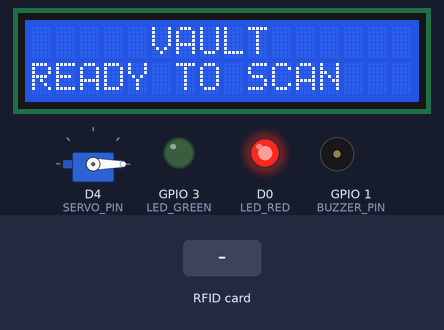
A program run on a simulated ESP8266 (NodeMCU). Parts: 16×2 character LCD, servo, output pins drawn as LEDs (lit = HIGH), buzzer (waves = sounding, pin HIGH). The test bench sets the inputs (shaded band).

Above: at 1.3 s.
1.4 s: RFID card 5E 7A 19 C4 held to the reader
At 1.9 s:
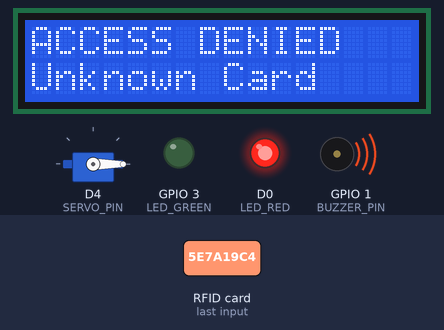
3.3 s: RFID card 73 DD 76 06 held to the reader
At 4.2 s:
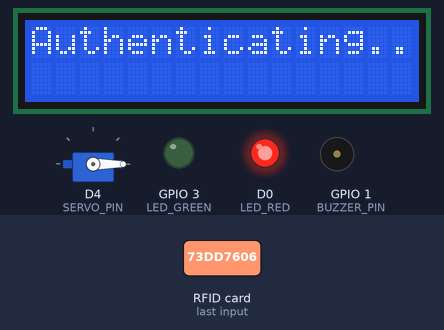
At 5.3 s:
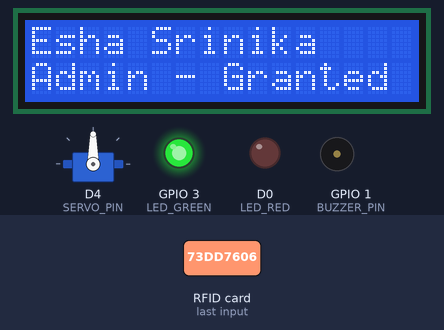
Timing chart, 0 to 10.9 s (numbered marks = the images above; inputs shaded):
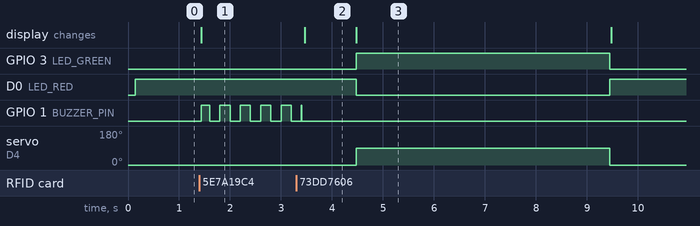

Measured:
- after the input at 1.4 s, GPIO 1 (BUZZER_PIN): alternates HIGH for 0.20 s and LOW for 0.20 s, starting at once; the display: changes at once (image 1)
- after the input at 3.3 s, GPIO 3 (LED_GREEN): LOW → HIGH after 1.2 s, → LOW 5.0 s later; D0 (LED_RED): HIGH → LOW after 1.2 s, → HIGH 5.0 s later; servo on D4 (SERVO_PIN): 0° → 90° after 1.2 s, → 0° 5.0 s later; the display: changes after 0.16 s (image 2)
- what the display in image 2 shows lasts 1.0 s, from 3.5 s to 4.5 s

The program:

main.cpp
```cpp
#include <Arduino.h>
#include "states.h"
#include "lcd_manager.h"
#include "servo_manager.h"
#include "rfid_manager.h"

// --- THE MASTER PIN MAP ---
constexpr uint8_t RFID_SS    = D8;
constexpr uint8_t RFID_RST   = D3;
constexpr uint8_t LCD_SCL    = D1;
constexpr uint8_t LCD_SDA    = D2;
constexpr uint8_t SERVO_PIN  = D4;
constexpr uint8_t LED_RED    = D0;
constexpr uint8_t LED_GREEN  = 3;  // RX Pin (GPIO3)
constexpr uint8_t BUZZER_PIN = 1;  // TX Pin (GPIO1)

// --- AUTHORIZED ADMIN CARD ---
const String ADMIN_CARD = "73DD7606"; // YOUR CARD!

LCDManager lcd(0x27, 16, 2);
ServoManager servo;
RFIDManager rfid(RFID_SS, RFID_RST);

SystemState currentState = SystemState::IDLE;
unsigned long stateStartTime = 0;
int failedAttempts = 0;

void setup() {
    // Serial is disabled to allow using RX/TX pins for hardware
    lcd.begin();
    servo.begin(SERVO_PIN);
    rfid.begin();

    pinMode(LED_GREEN, OUTPUT);
    pinMode(LED_RED, OUTPUT);
    pinMode(BUZZER_PIN, OUTPUT);

    // Initial State: Locked
    digitalWrite(LED_GREEN, LOW);
    digitalWrite(LED_RED, HIGH);
    lcd.displayWelcome();
}

void loop() {
    unsigned long currentMillis = millis();

    switch (currentState) {
        case SystemState::IDLE:
            digitalWrite(LED_RED, HIGH);
            digitalWrite(LED_GREEN, LOW);
            digitalWrite(BUZZER_PIN, LOW);

            if (rfid.isCardPresent()) {
                String scannedUID = rfid.getUID();

                if (scannedUID == ADMIN_CARD) {
                    currentState = SystemState::AUTHENTICATING;
                } else {
                    failedAttempts++;
                    currentState = SystemState::ACCESS_DENIED;
                }
                lcd.displayStatus(currentState);
                stateStartTime = currentMillis;
                rfid.halt();
            }
            break;

        case SystemState::AUTHENTICATING:
            if (currentMillis - stateStartTime >= 1000) {
                failedAttempts = 0;
                currentState = SystemState::ACCESS_GRANTED;
                lcd.displayUser("Esha Srinika", "Admin - Granted");

                digitalWrite(LED_RED, LOW);
                digitalWrite(LED_GREEN, HIGH);
                servo.unlock();
                stateStartTime = currentMillis;
            }
            break;

        case SystemState::ACCESS_GRANTED:
            if (currentMillis - stateStartTime >= 5000) { // Keep open for 5 seconds
                servo.lock();
                digitalWrite(LED_GREEN, LOW);
                digitalWrite(LED_RED, HIGH);
                currentState = SystemState::IDLE;
                lcd.displayWelcome();
            }
            break;

        case SystemState::ACCESS_DENIED:
            digitalWrite(BUZZER_PIN, (currentMillis / 200) % 2);
            if (currentMillis - stateStartTime >= 2000) {
                digitalWrite(BUZZER_PIN, LOW);
                if (failedAttempts >= 3) {
                    currentState = SystemState::LOCKED_OUT;
                    lcd.displayStatus(currentState);
                } else {
                    currentState = SystemState::IDLE;
                    lcd.displayWelcome();
                }
                stateStartTime = currentMillis;
            }
            break;

        case SystemState::LOCKED_OUT: {
            unsigned long elapsed = (currentMillis - stateStartTime) / 1000;
            int remaining = 30 - (int)elapsed;
            if (remaining > 0) {
                digitalWrite(LED_RED, (currentMillis / 250) % 2);
                digitalWrite(BUZZER_PIN, (currentMillis / 500) % 2);
                static int lastSec = -1;
                if (remaining != lastSec) {
                    lcd.displayLockout(remaining);
                    lastSec = remaining;
                }
            } else {
                digitalWrite(BUZZER_PIN, LOW);
                failedAttempts = 0;
                currentState = SystemState::IDLE;
                lcd.displayWelcome();
            }
            break;
        }
        default: break;
    }
}
```

input_manager.h
```cpp
#ifndef INPUT_MANAGER_H
#define INPUT_MANAGER_H
#include <Arduino.h>

class InputManager {
public:
    InputManager(uint8_t pin = 0);
    void begin();
    unsigned long isButtonPressed(); // Now returns duration in ms

private:
    uint8_t _pin;
    bool _lastReading;
    bool _confirmedState;
    unsigned long _lastDebounceTime;
    const unsigned long _debounceDelay = 50;
};
#endif
```

rfid_manager.h
```cpp
#ifndef RFID_MANAGER_H
#define RFID_MANAGER_H

#include <SPI.h>
#include <MFRC522.h>

class RFIDManager {
public:
    RFIDManager(uint8_t ssPin, uint8_t rstPin);
    void begin();
    bool isCardPresent();
    String getUID();
    void halt();

private:
    MFRC522 _mfrc522;
};

#endif
```

servo_manager.h
```cpp
#ifndef SERVO_MANAGER_H
#define SERVO_MANAGER_H

#include <Servo.h>

class ServoManager {
public:
    ServoManager();
    void begin(uint8_t pin); // Updated to accept pin
    void lock();
    void unlock();

private:
    Servo _servo;
    uint8_t _pin;
    const int LOCKED_POS = 0;
    const int UNLOCKED_POS = 90;
};

#endif
```

states.h
```cpp
#ifndef STATES_H
#define STATES_H

enum class SystemState {
    IDLE,
    CARD_DETECTED,
    AUTHENTICATING,
    ACCESS_GRANTED,
    DOOR_OPEN,
    ACCESS_DENIED,
    LOCKED_OUT
};

#endif
```

input_manager.cpp
```cpp
#include "input_manager.h"

InputManager::InputManager(uint8_t pin)
    : _pin(pin), _lastReading(HIGH), _confirmedState(HIGH), _lastDebounceTime(0) {}

void InputManager::begin() {
    pinMode(_pin, INPUT_PULLUP);
}

// Fixed return type to match the header file
unsigned long InputManager::isButtonPressed() {
    bool currentReading = digitalRead(_pin);
    static unsigned long pressStartTime = 0;
    unsigned long duration = 0;

    if (currentReading != _lastReading) {
        _lastDebounceTime = millis();
    }

    if ((millis() - _lastDebounceTime) > _debounceDelay) {
        if (currentReading != _confirmedState) {
            _confirmedState = currentReading;

            if (_confirmedState == LOW) {
                // Button just went DOWN
                pressStartTime = millis();
            } else {
                // Button just went UP
                duration = millis() - pressStartTime;
            }
        }
    }

    _lastReading = currentReading;
    return duration;
}
```

rfid_manager.cpp
```cpp
#include "rfid_manager.h"

RFIDManager::RFIDManager(uint8_t ssPin, uint8_t rstPin)
    : _mfrc522(ssPin, rstPin) {}

void RFIDManager::begin() {
    SPI.begin();
    _mfrc522.PCD_Init();
}

bool RFIDManager::isCardPresent() {
    // Look for new cards and select one
    if (!_mfrc522.PICC_IsNewCardPresent()) return false;
    if (!_mfrc522.PICC_ReadCardSerial()) return false;
    return true;
}

String RFIDManager::getUID() {
    String uid = "";
    for (byte i = 0; i < _mfrc522.uid.size; i++) {
        uid += String(_mfrc522.uid.uidByte[i] < 0x10 ? "0" : "");
        uid += String(_mfrc522.uid.uidByte[i], HEX);
    }
    uid.toUpperCase();
    return uid;
}

void RFIDManager::halt() {
    _mfrc522.PICC_HaltA();
    _mfrc522.PCD_StopCrypto1();
}
```

servo_manager.cpp
```cpp
#include "servo_manager.h"
#include <Arduino.h>

ServoManager::ServoManager() : _pin(0) {}

void ServoManager::begin(uint8_t pin) {
    _pin = pin;
    _servo.attach(_pin);
    lock(); // Ensure it starts locked
}

void ServoManager::lock() {
    _servo.write(LOCKED_POS);
}

void ServoManager::unlock() {
    _servo.write(UNLOCKED_POS);
}
```

lcd_manager.h
```cpp
#ifndef LCD_MANAGER_H
#define LCD_MANAGER_H

#include <LiquidCrystal_I2C.h>
#include "states.h"

class LCDManager {
public:
    LCDManager(uint8_t addr = 0x27, uint8_t cols = 16, uint8_t rows = 2);

    void begin();
    void displayWelcome();
    void displayStatus(SystemState state);
    void displayUser(const char* name, const char* role);
    void displayLockout(int seconds);
    void clear();

private:
    LiquidCrystal_I2C _lcd;
};

#endif
```

lcd_manager.cpp
```cpp
#include "lcd_manager.h"

LCDManager::LCDManager(uint8_t addr, uint8_t cols, uint8_t rows)
    : _lcd(addr, cols, rows) {}

void LCDManager::begin() {
    _lcd.init();
    _lcd.backlight();
    displayWelcome();
}

void LCDManager::displayWelcome() {
    _lcd.clear();
    _lcd.setCursor(0, 0);
    _lcd.print("     VAULT      ");
    _lcd.setCursor(0, 1);
    _lcd.print("READY TO SCAN ");
}

void LCDManager::displayStatus(SystemState state) {
    _lcd.clear();
    _lcd.setCursor(0, 0);

    switch(state) {
        case SystemState::AUTHENTICATING:
            _lcd.print("Authenticating...");
            break;
        case SystemState::ACCESS_DENIED:
            _lcd.print("ACCESS DENIED");
            _lcd.setCursor(0, 1);
            _lcd.print("Unknown Card");
            break;
        case SystemState::LOCKED_OUT:
            _lcd.print("SYSTEM LOCKED");
            break;
        default:
            break;
    }
}

void LCDManager::displayUser(const char* name, const char* role) {
    _lcd.clear();
    _lcd.setCursor(0, 0);
    _lcd.print(name);
    _lcd.setCursor(0, 1);
    _lcd.print(role);
}

void LCDManager::displayLockout(int seconds) {
    _lcd.setCursor(0, 0);
    _lcd.print(" SYSTEM LOCKED ");
    _lcd.setCursor(0, 1);
    _lcd.print("WAIT: ");
    _lcd.print(seconds);
    _lcd.print(" SECS   ");
}

void LCDManager::clear() {
    _lcd.clear();
}
```
